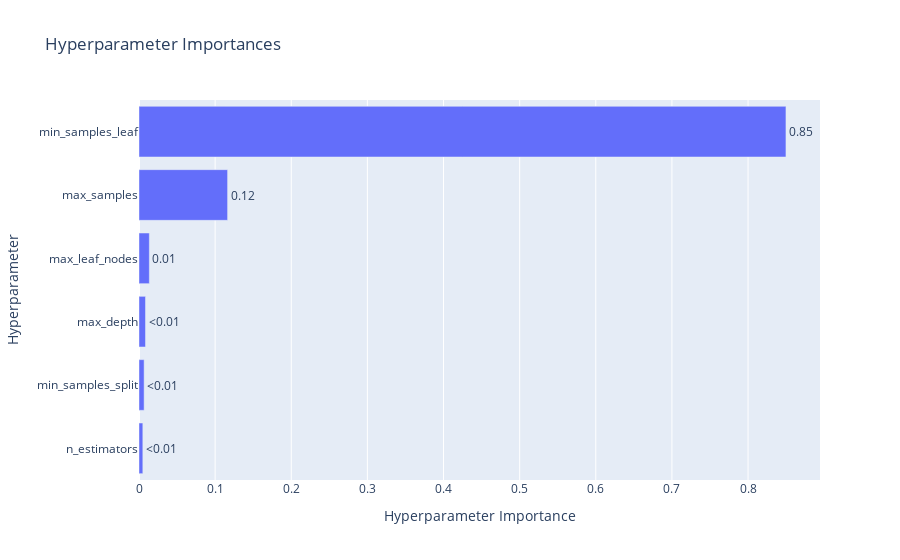

Notebook source saved alongside this figure:
### Code cell
# Plot parameter importances
plot_param_importances(study)

### Figure 1 — Plotly figure (JSON) as saved in the notebook; plotly's stock layout.template omitted (floating-point values rounded to 4 significant figures)
{"data": [{"cliponaxis": false, "hovertemplate": ["n_estimators (IntDistribution): 0.00503129291795106<extra></extra>", "min_samples_split (IntDistribution): 0.006726690935520725<extra></extra>", "max_depth (IntDistribution): 0.008531777696586262<extra></extra>", "max_leaf_nodes (IntDistribution): 0.013564060595027492<extra></extra>", "max_samples (IntDistribution): 0.11636306261226384<extra></extra>", "min_samples_leaf (IntDistribution): 0.8497831152426507<extra></extra>"], "name": "Objective Value", "orientation": "h", "text": ["<0.01", "<0.01", "<0.01", "0.01", "0.12", "0.85"], "textposition": "outside", "type": "bar", "x": [0.005031, 0.006727, 0.008532, 0.01356, 0.1164, 0.8498], "y": ["n_estimators", "min_samples_split", "max_depth", "max_leaf_nodes", "max_samples", "min_samples_leaf"]}], "layout": {"title": {"text": "Hyperparameter Importances"}, "xaxis": {"title": {"text": "Hyperparameter Importance"}}, "yaxis": {"title": {"text": "Hyperparameter"}}}}
